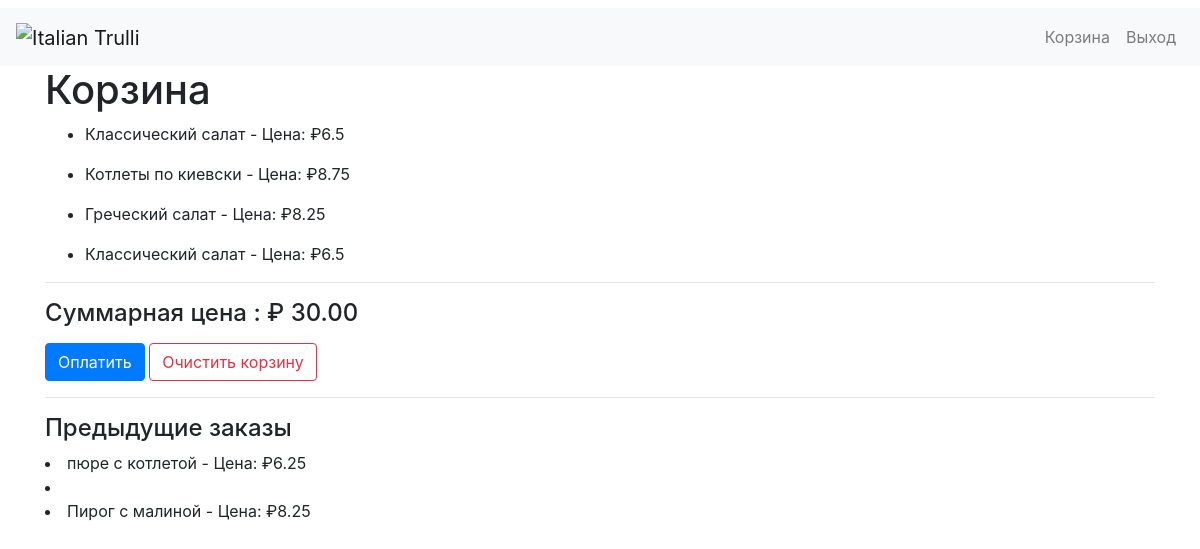
The app's page /cart (signed in) with its own data.
### orders/models.py (models this page shows, shortened)
class Cart_List(models.Model):
	user_id = models.ForeignKey(User, on_delete=models.CASCADE)
	item_id = models.ForeignKey(Item_List, on_delete=models.CASCADE)
	size = models.ForeignKey(Size, on_delete=models.CASCADE, null=True, blank=True,)
	toppings = models.ManyToManyField(Topping, blank=True)
	calculated_price = models.FloatField()
	is_current = models.BooleanField(default=True)
	def __str__(self):
		if self.size ==None:
			return f" {self.item_id.name} - Цена: ₽{self.calculated_price}"
		else:
			return f""

class Item_List(models.Model):
	category = models.ForeignKey(Category, on_delete=models.CASCADE)
	name = models.CharField(max_length=64)
	price = models.FloatField(default=0)
	image = models.CharField(max_length=128, default="img.jpg")
	amount = models.IntegerField(default=0)

### orders/views.py (the view)
# urls.py: path("cart", views.cart_view, name="cart"),
def cart_view(request):
	if request.method == "POST":
		item_id = request.POST.get("item_id")
		size = request.POST.get("size_id")
		user = request.user
		p = Item_List.objects.get(pk=item_id)
		if size and int(size) == 7:
			total_price = p.price
		else:
			total_price = p.price
		if size == None:
			new_item = Cart_List(user_id=user, item_id=Item_List.objects.get(pk = item_id), size=None, calculated_price=total_price)
		else:
			new_item = Cart_List(user_id=user, item_id=Item_List.objects.get(pk = item_id), size=Size.objects.get(pk = size), calculated_price=total_price)
		new_item.save()
		messages.success(request, "Блюдо добавлено в корзину!")
		return HttpResponseRedirect(reverse("index"))
	else:
		try:
			cart = Cart_List.objects.filter(user_id=request.user, is_current=True)
		except Cart_List.DoesNotExist:
			raise Http404("Такого домена еще нет")
		total_price = cart.aggregate(Sum('calculated_price'))['calculated_price__sum']
		cart_ordered = Cart_List.objects.filter(user_id=request.user, is_current=False)
		context = {
		"cart_items" : cart,
		"total_price": total_price,
		"cart_items_ordered" : cart_ordered,
		}
		return render(request, "orders/cart.html", context)

### orders/templates/orders/cart.html (shortened to what this page needs)
{% extends "orders/base.html" %}
{% load humanize %}
{% block body %}
<h1>Корзина</h1>
{% if cart_items %}
		<form action="{% url 'order' %}" method="post">
  <div class="form-group">
	<ul>
  	{% for item in cart_items %}
<li>
					<p>{{ item }}</p>
</li>
{% endfor %}
</ul>
   <hr>
<h4>Суммарная цена : ₽ {{total_price|floatformat:2}}</h4>
  </div>
  <a href="/payment" class="btn btn-primary" type="submit" role="button" data-bs-toggle="button">Оплатить</a> <button type="{% url 'removefromcart' 0 %}" class="btn btn-outline-danger">Очистить корзину</button>
</form>
{% else %}
<h3>Ваша корзина на данный момент пуста</h3>
<form action="{% url 'index'%}">
    <button class="btn btn-primary" type="submit">Продолжить покупки</button>
</form>
{% endif %}
<hr>
{% if cart_items_ordered %}
<h4>Предыдущие заказы</h4>
{% for item in cart_items_ordered %}
<li> {{ item }}</li>
{% endfor %}
{% endif %}
{% endblock %}

### records on screen
Cart_List: size+item_id+calculated_price "Классический салат - Цена: ₽6.5"
Cart_List: size+item_id+calculated_price "Котлеты по киевски - Цена: ₽8.75"
Cart_List: size+item_id+calculated_price "Греческий салат - Цена: ₽8.25"
Cart_List: size+item_id+calculated_price "Классический салат - Цена: ₽6.5"
Cart_List: size+item_id+calculated_price "пюре с котлетой - Цена: ₽6.25"
Cart_List: size+item_id+calculated_price "Пирог с малиной - Цена: ₽8.25"

### other values on screen
{{ total_price|floatformat:2 }} "30.00"
